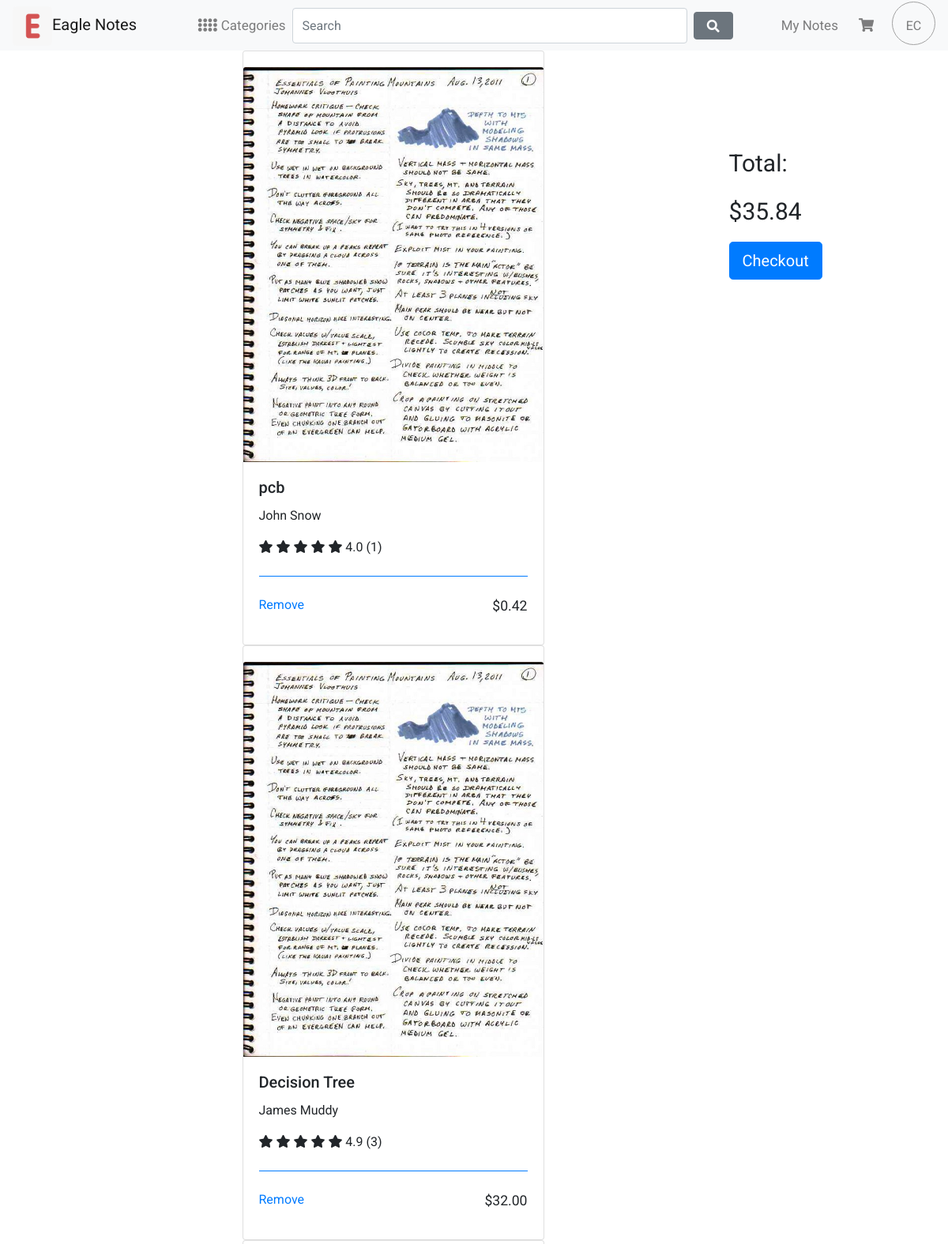
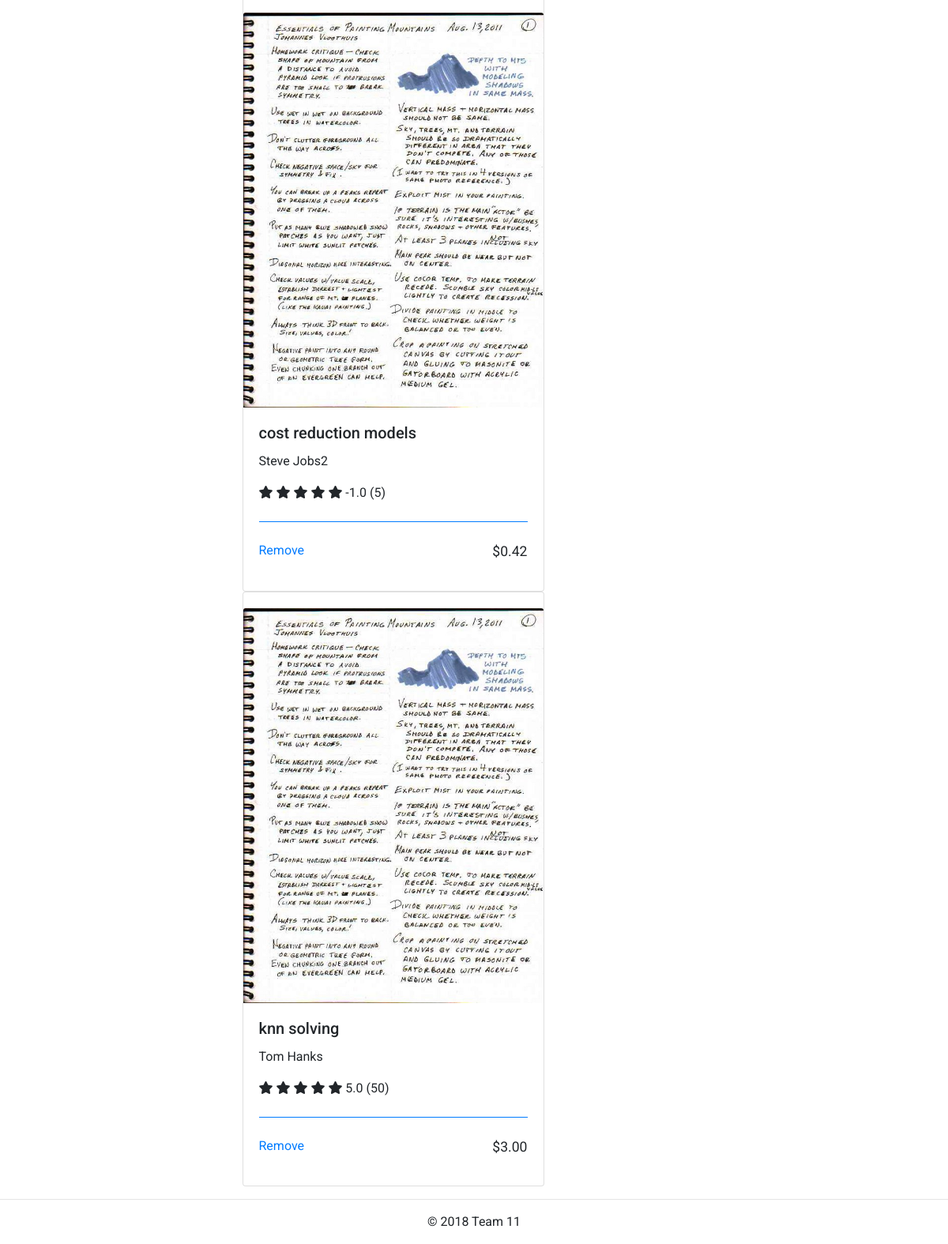
Page /cart/ on the earlier database version (2 pictures, top to bottom).
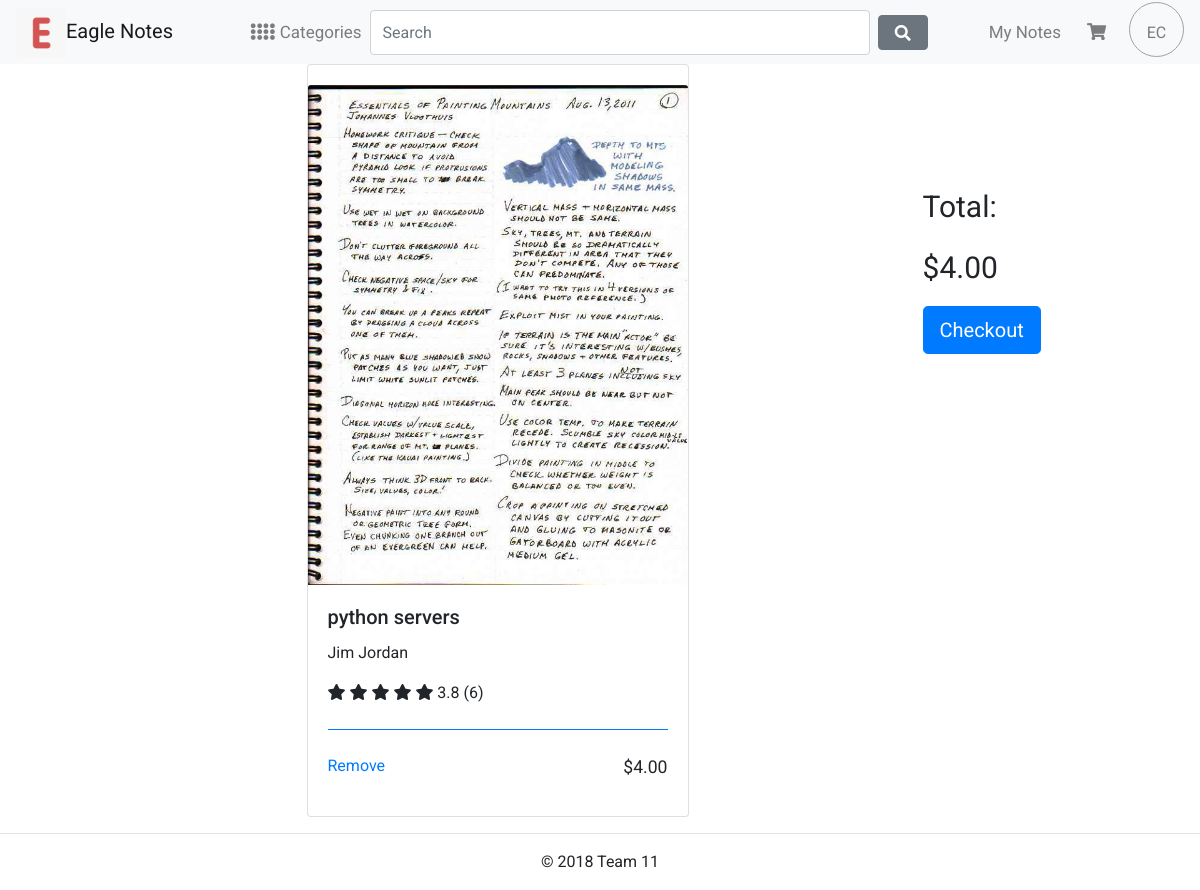
Same page on the later database version.
### cart/models.py (models this page shows)
class CartItems(models.Model):
    note = models.ForeignKey(Notes, on_delete=models.CASCADE, unique=True)
    def cart_item_id(self):
        return self.id
    def remove_cart_item_url(self):
        return reverse('cart:remove_cart', args=[self.cart_item_id(),"sup"])

### market/models.py (models this page shows, shortened)
class Notes(models.Model):
    note_name = models.CharField(max_length=60, unique = True)
    slug = models.SlugField(max_length=80,unique= True)
    note_summary = models.TextField(blank=True)
    category = models.ForeignKey(Category, on_delete=models.CASCADE)
    note_price = models.DecimalField(max_digits =10, decimal_places = 2)
    note_snippet = models.ImageField(upload_to = 'Notes', blank = True)
    note_image1 = models.ImageField(upload_to = 'Notes', blank = True)
    note_image2 = models.ImageField(upload_to = 'Notes', blank = True)
    note_image3 = models.ImageField(upload_to = 'Notes', blank = True)
    note_date_created = models.DateTimeField(auto_now_add=True)
    note_updated= models.DateTimeField(auto_now= True)
    note_times_purchased = models.IntegerField(default=0)
    ratings = models.DecimalField(max_digits =3, decimal_places = 1)
    note_uploader_user = models.CharField(max_length=60)
    def get_preview_url(self):
        return reverse('market:preview_note', args=[self.category.slug, self.slug, 1])
    class Meta:
        ordering = ('note_name',)
        verbose_name = 'note'
        verbose_name_plural = 'notes'

### cart/views.py (the view)
# urls.py: path('', views.cart,name='cart'),
def cart(request):
    cart_items_test_list = []
    cart_notes_ids = CartItems.objects.all()
    sum_of_price = 0
    for x in cart_notes_ids:
        cart_items_test_list.append(x)
        sum_of_price += x.note.note_price
    print(sum_of_price)
    print(cart_items_test_list)
    return render(request, "cart/cart.html" , {'cart':'cart', 'cart_items':cart_items_test_list, 'sum_of_price':sum_of_price})

### cart/templates/cart/cart.html (shortened to what this page needs)
<!DOCTYPE html>
{% extends "base.html" %}
{% load staticfiles %}
{%block content%}
<div class="row">
  <div class="col-1">
  </div>
  <div class="col-8">
  {% for cart_item in cart_items%}
  <div class="row">
   <div class="card-deck mx-auto">
  <div class="card">
    <a href="{{cart_item.note.get_preview_url}}"><img class="card-img-top" src="{{cart_item.note.note_snippet.url}}" alt="Card image cap" style="max-height:500px; max-width: 500px; margin-top: 20px;"></a>
    <div class="card-body">
      <h5 class="card-title">{{cart_item.note.note_name}}</h5>
     <p class="smaller_lighter">{{cart_item.note.note_uploader_user}}</p>
     <div >
        <span class="fa fa-star checked star" style=""></span>
        <span class="fa fa-star checked star"></span>
        <span class="fa fa-star checked star"></span>
        <span class="fa fa-star star"></span>
        <span class="fa fa-star star"></span>
        <span class = "rating_info rating_number">{{cart_item.note.ratings}}</span>
        <span class = "rating_info smaller_lighter">({{cart_item.note.note_times_purchased }})</span>
      </div>
      <br>
      <div class="card-footer bg-transparent border-primary width:100%;">
      </div>
        <a href="{{cart_item.remove_cart_item_url}}">Remove</a>
        <p style=" float:right;font-size:1.1em;">${{cart_item.note.note_price}}</p>
      </div>
    </div>
  </div>
</div>
  {%endfor%}
    </div>
    <div class="col-3">
        <br>
        <br>
        <br>
        <br>
        <br>
       <p style="font-size: 30px;">Total:</p>
       <p style="font-size: 30px;">${{sum_of_price}}</p>
       <form>
           <button type="button" class="btn btn-primary btn-lg" id="checkout_button">Checkout</button>
       </form>
    </div>
</div>
{%endblock%}

Differences in the rows shown:
removed CartItems: note.note_snippet (picture), note.note_name "pcb", note.note_uploader_user "John Snow", note.ratings "4.0", note.note_times_purchased "1", note.note_price "0.42"
removed CartItems: note.note_snippet (picture), note.note_name "Decision Tree", note.note_uploader_user "James Muddy", note.ratings "4.9", note.note_times_purchased "3", note.note_price "32.00"
removed CartItems: note.note_snippet (picture), note.note_name "cost reduction models", note.note_uploader_user "Steve Jobs2", note.ratings "-1.0", note.note_times_purchased "5", note.note_price "0.42"
removed CartItems: note.note_snippet (picture), note.note_name "knn solving", note.note_uploader_user "Tom Hanks", note.ratings "5.0", note.note_times_purchased "50", note.note_price "3.00"
added CartItems: note.note_snippet (picture), note.note_name "python servers", note.note_uploader_user "Jim Jordan", note.ratings "3.8", note.note_times_purchased "6", note.note_price "4.00"
Other differences:
{{ sum_of_price }}: "35.84" → "4.00"
